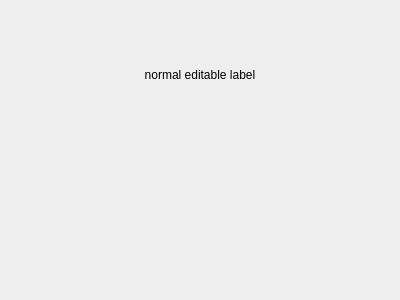
<?xml version="1.0" encoding="UTF-8"?>
<ui version="4.0">
 <class>EditableLabelWidget</class>
 <widget class="QWidget" name="EditableLabelWidget">
  <property name="geometry">
   <rect>
    <x>0</x>
    <y>0</y>
    <width>400</width>
    <height>300</height>
   </rect>
  </property>
  <property name="windowTitle">
   <string>Widget</string>
  </property>
  <widget class="::Qters::QrWidgets::QrEditableLabel" name="qters_editable_label" native="true">
   <property name="geometry">
    <rect>
     <x>0</x>
     <y>150</y>
     <width>400</width>
     <height>150</height>
    </rect>
   </property>
  </widget>
  <widget class="QLabel" name="normalLable">
   <property name="geometry">
    <rect>
     <x>0</x>
     <y>0</y>
     <width>400</width>
     <height>150</height>
    </rect>
   </property>
   <property name="text">
    <string>normal editable label</string>
   </property>
   <property name="alignment">
    <set>Qt::AlignCenter</set>
   </property>
   <property name="textInteractionFlags">
    <set>Qt::LinksAccessibleByMouse|Qt::TextEditable|Qt::TextEditorInteraction|Qt::TextSelectableByKeyboard|Qt::TextSelectableByMouse</set>
   </property>
  </widget>
 </widget>
 <layoutdefault spacing="6" margin="11"/>
 <customwidgets>
  <customwidget>
   <class>::Qters::QrWidgets::QrEditableLabel</class>
   <extends>QWidget</extends>
   <header>qreditablelabel.h</header>
   <container>1</container>
  </customwidget>
 </customwidgets>
 <resources/>
 <connections/>
</ui>
